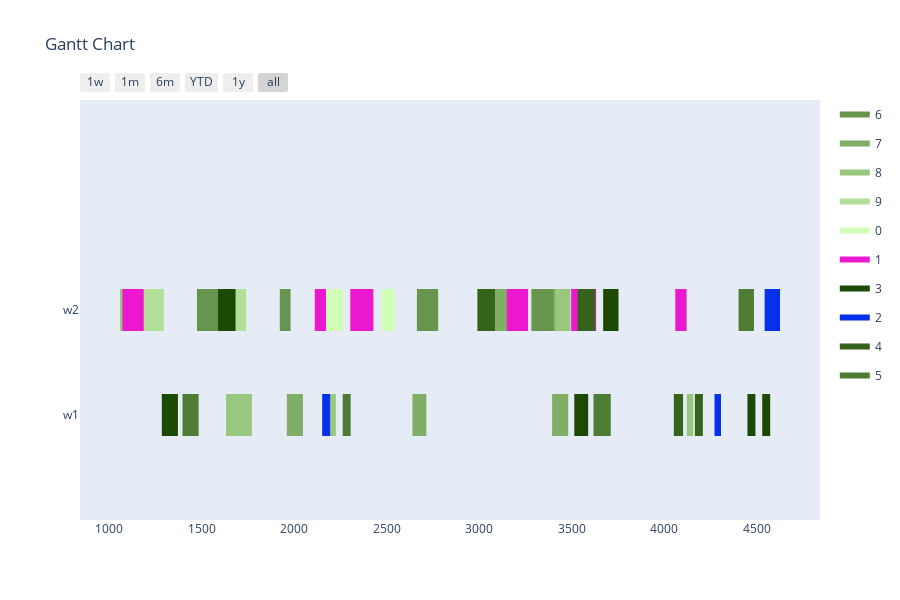

Notebook code for this chart:
### Markdown cell above
Config 4 - Randomized Mutation with "open" Planning Horizon

### Code cell
optimizer = BaseGA(env)
optimizer.configure('tardiness', 'twopointcrossover', 'roulettewheel', 'randomize')
last_time_slot = 0
for order in orders:
    if order[1] > last_time_slot:
        last_time_slot = order[1]
# all parameters after offspring_amount are optional (in this case -> verbose=True)
result, best_fitness_history, average_fitness_history, best_generation_history, feasible_gen = optimizer.optimize(orders, max_generations, earliest_time_slot, last_time_slot, population_size, offspring_amount, verbose=True)
workstation_assignments = reformat_result(result, orders, env)
visualize(workstation_assignments, best_fitness_history, average_fitness_history, best_generation_history, feasible_gen)

### Figure 1 — Plotly figure (JSON) as saved in the notebook; plotly's stock layout.template omitted (floating-point values rounded to 4 significant figures)
{"data": [{"fill": "toself", "fillcolor": "rgb(104, 149, 77)", "hoverinfo": "name", "legendgroup": "rgb(104, 149, 77)", "mode": "none", "name": "6", "type": "scatter", "x": [697, 812, 812, 697, 697, 1474, 1589, 1589, 1474, 1474, 1922, 1980, 1980, 1922, 1922, 509, 649, 649, 509, 509, 2663, 2778, 2778, 2663, 2663, 3335, 3470, 3470, 3335, 3335, 3282, 3407, 3407, 3282], "y": [0.8, 0.8, 1.2, 1.2, null, 0.8, 0.8, 1.2, 1.2, null, 0.8, 0.8, 1.2, 1.2, null, 0.8, 0.8, 1.2, 1.2, null, 0.8, 0.8, 1.2, 1.2, null, 0.8, 0.8, 1.2, 1.2, null, 0.8, 0.8, 1.2, 1.2]}, {"fill": "toself", "fillcolor": "rgb(129, 174, 102)", "hoverinfo": "name", "legendgroup": "rgb(129, 174, 102)", "mode": "none", "name": "7", "type": "scatter", "x": [3402, 3485, 3485, 3402, 3402, 3078, 3161, 3161, 3078, 3078, 2639, 2714, 2714, 2639, 2639, 775, 850, 850, 775, 775, 1960, 2047, 2047, 1960, 1960, 3394, 3481, 3481, 3394], "y": [0.8, 0.8, 1.2, 1.2, null, 0.8, 0.8, 1.2, 1.2, null, -0.2, -0.2, 0.2, 0.2, null, -0.2, -0.2, 0.2, 0.2, null, -0.2, -0.2, 0.2, 0.2, null, -0.2, -0.2, 0.2, 0.2]}, {"fill": "toself", "fillcolor": "rgb(154, 199, 127)", "hoverinfo": "name", "legendgroup": "rgb(154, 199, 127)", "mode": "none", "name": "8", "type": "scatter", "x": [1058, 1153, 1153, 1058, 1058, 3410, 3493, 3493, 3410, 3410, 2182, 2225, 2225, 2182, 2182, 1631, 1706, 1706, 1631, 1631, 1684, 1771, 1771, 1684, 1684, 4122, 4157, 4157, 4122], "y": [0.8, 0.8, 1.2, 1.2, null, 0.8, 0.8, 1.2, 1.2, null, -0.2, -0.2, 0.2, 0.2, null, -0.2, -0.2, 0.2, 0.2, null, -0.2, -0.2, 0.2, 0.2, null, -0.2, -0.2, 0.2, 0.2]}, {"fill": "toself", "fillcolor": "rgb(179, 224, 152)", "hoverinfo": "name", "legendgroup": "rgb(179, 224, 152)", "mode": "none", "name": "9", "type": "scatter", "x": [663, 803, 803, 663, 663, 641, 756, 756, 641, 641, 1682, 1740, 1740, 1682, 1682, 1225, 1283, 1283, 1225, 1225, 544, 679, 679, 544, 544, 1155, 1295, 1295, 1155, 1155, 315, 440, 440, 315], "y": [0.8, 0.8, 1.2, 1.2, null, 0.8, 0.8, 1.2, 1.2, null, 0.8, 0.8, 1.2, 1.2, null, 0.8, 0.8, 1.2, 1.2, null, 0.8, 0.8, 1.2, 1.2, null, 0.8, 0.8, 1.2, 1.2, null, 0.8, 0.8, 1.2, 1.2]}, {"fill": "toself", "fillcolor": "rgb(210, 255, 183)", "hoverinfo": "name", "legendgroup": "rgb(210, 255, 183)", "mode": "none", "name": "0", "type": "scatter", "x": [692, 827, 827, 692, 692, 685, 810, 810, 685, 685, 2483, 2541, 2541, 2483, 2483, 2385, 2428, 2428, 2385, 2385, 2473, 2516, 2516, 2473, 2473, 2139, 2264, 2264, 2139, 2139, 790, 851, 851, 790], "y": [0.8, 0.8, 1.2, 1.2, null, 0.8, 0.8, 1.2, 1.2, null, 0.8, 0.8, 1.2, 1.2, null, 0.8, 0.8, 1.2, 1.2, null, 0.8, 0.8, 1.2, 1.2, null, 0.8, 0.8, 1.2, 1.2, null, 0.8, 0.8, 1.2, 1.2]}, {"fill": "toself", "fillcolor": "rgb(235, 24, 208)", "hoverinfo": "name", "legendgroup": "rgb(235, 24, 208)", "mode": "none", "name": "1", "type": "scatter", "x": [4060, 4121, 4121, 4060, 4060, 3497, 3632, 3632, 3497, 3497, 2111, 2172, 2172, 2111, 2111, 3149, 3264, 3264, 3149, 3149, 1619, 1677, 1677, 1619, 1619, 1071, 1186, 1186, 1071, 1071, 2303, 2428, 2428, 2303], "y": [0.8, 0.8, 1.2, 1.2, null, 0.8, 0.8, 1.2, 1.2, null, 0.8, 0.8, 1.2, 1.2, null, 0.8, 0.8, 1.2, 1.2, null, 0.8, 0.8, 1.2, 1.2, null, 0.8, 0.8, 1.2, 1.2, null, 0.8, 0.8, 1.2, 1.2]}, {"fill": "toself", "fillcolor": "rgb(29, 74, 2)", "hoverinfo": "name", "legendgroup": "rgb(29, 74, 2)", "mode": "none", "name": "3", "type": "scatter", "x": [1588, 1683, 1683, 1588, 1588, 3670, 3753, 3753, 3670, 3670, 3514, 3589, 3589, 3514, 3514, 4530, 4573, 4573, 4530, 4530, 1284, 1371, 1371, 1284, 1284, 4450, 4493, 4493, 4450], "y": [0.8, 0.8, 1.2, 1.2, null, 0.8, 0.8, 1.2, 1.2, null, -0.2, -0.2, 0.2, 0.2, null, -0.2, -0.2, 0.2, 0.2, null, -0.2, -0.2, 0.2, 0.2, null, -0.2, -0.2, 0.2, 0.2]}, {"fill": "toself", "fillcolor": "rgb(4, 49, 233)", "hoverinfo": "name", "legendgroup": "rgb(4, 49, 233)", "mode": "none", "name": "2", "type": "scatter", "x": [363, 446, 446, 363, 363, 4543, 4626, 4626, 4543, 4543, 769, 844, 844, 769, 769, 2151, 2194, 2194, 2151, 2151, 577, 652, 652, 577, 577, 4272, 4307, 4307, 4272], "y": [0.8, 0.8, 1.2, 1.2, null, 0.8, 0.8, 1.2, 1.2, null, -0.2, -0.2, 0.2, 0.2, null, -0.2, -0.2, 0.2, 0.2, null, -0.2, -0.2, 0.2, 0.2, null, -0.2, -0.2, 0.2, 0.2]}, {"fill": "toself", "fillcolor": "rgb(54, 99, 27)", "hoverinfo": "name", "legendgroup": "rgb(54, 99, 27)", "mode": "none", "name": "4", "type": "scatter", "x": [2990, 3085, 3085, 2990, 2990, 3532, 3627, 3627, 3532, 3532, 4166, 4209, 4209, 4166, 4166, 4052, 4095, 4095, 4052, 4052, 4059, 4102, 4102, 4059, 4059, 600, 687, 687, 600], "y": [0.8, 0.8, 1.2, 1.2, null, 0.8, 0.8, 1.2, 1.2, null, -0.2, -0.2, 0.2, 0.2, null, -0.2, -0.2, 0.2, 0.2, null, -0.2, -0.2, 0.2, 0.2, null, -0.2, -0.2, 0.2, 0.2]}, {"fill": "toself", "fillcolor": "rgb(79, 124, 52)", "hoverinfo": "name", "legendgroup": "rgb(79, 124, 52)", "mode": "none", "name": "5", "type": "scatter", "x": [4402, 4485, 4485, 4402, 4402, 3618, 3693, 3693, 3618, 3618, 1396, 1483, 1483, 1396, 1396, 3624, 3711, 3711, 3624, 3624, 2262, 2305, 2305, 2262, 2262, 361, 448, 448, 361], "y": [0.8, 0.8, 1.2, 1.2, null, -0.2, -0.2, 0.2, 0.2, null, -0.2, -0.2, 0.2, 0.2, null, -0.2, -0.2, 0.2, 0.2, null, -0.2, -0.2, 0.2, 0.2, null, -0.2, -0.2, 0.2, 0.2]}, {"legendgroup": "rgb(104, 149, 77)", "marker": {"color": "rgb(104, 149, 77)", "opacity": 0, "size": 1}, "mode": "markers", "name": "", "showlegend": false, "text": [null, null, null, null, null, null, null, null, null, null, null, null, null, null], "type": "scatter", "x": [697, 812, 1474, 1589, 1922, 1980, 509, 649, 2663, 2778, 3335, 3470, 3282, 3407], "y": [1, 1, 1, 1, 1, 1, 1, 1, 1, 1, 1, 1, 1, 1]}, {"legendgroup": "rgb(129, 174, 102)", "marker": {"color": "rgb(129, 174, 102)", "opacity": 0, "size": 1}, "mode": "markers", "name": "", "showlegend": false, "text": [null, null, null, null, null, null, null, null, null, null, null, null], "type": "scatter", "x": [3402, 3485, 3078, 3161, 2639, 2714, 775, 850, 1960, 2047, 3394, 3481], "y": [1, 1, 1, 1, 0, 0, 0, 0, 0, 0, 0, 0]}, {"legendgroup": "rgb(154, 199, 127)", "marker": {"color": "rgb(154, 199, 127)", "opacity": 0, "size": 1}, "mode": "markers", "name": "", "showlegend": false, "text": [null, null, null, null, null, null, null, null, null, null, null, null], "type": "scatter", "x": [1058, 1153, 3410, 3493, 2182, 2225, 1631, 1706, 1684, 1771, 4122, 4157], "y": [1, 1, 1, 1, 0, 0, 0, 0, 0, 0, 0, 0]}, {"legendgroup": "rgb(179, 224, 152)", "marker": {"color": "rgb(179, 224, 152)", "opacity": 0, "size": 1}, "mode": "markers", "name": "", "showlegend": false, "text": [null, null, null, null, null, null, null, null, null, null, null, null, null, null], "type": "scatter", "x": [663, 803, 641, 756, 1682, 1740, 1225, 1283, 544, 679, 1155, 1295, 315, 440], "y": [1, 1, 1, 1, 1, 1, 1, 1, 1, 1, 1, 1, 1, 1]}, {"legendgroup": "rgb(210, 255, 183)", "marker": {"color": "rgb(210, 255, 183)", "opacity": 0, "size": 1}, "mode": "markers", "name": "", "showlegend": false, "text": [null, null, null, null, null, null, null, null, null, null, null, null, null, null], "type": "scatter", "x": [692, 827, 685, 810, 2483, 2541, 2385, 2428, 2473, 2516, 2139, 2264, 790, 851], "y": [1, 1, 1, 1, 1, 1, 1, 1, 1, 1, 1, 1, 1, 1]}, {"legendgroup": "rgb(235, 24, 208)", "marker": {"color": "rgb(235, 24, 208)", "opacity": 0, "size": 1}, "mode": "markers", "name": "", "showlegend": false, "text": [null, null, null, null, null, null, null, null, null, null, null, null, null, null], "type": "scatter", "x": [4060, 4121, 3497, 3632, 2111, 2172, 3149, 3264, 1619, 1677, 1071, 1186, 2303, 2428], "y": [1, 1, 1, 1, 1, 1, 1, 1, 1, 1, 1, 1, 1, 1]}, {"legendgroup": "rgb(29, 74, 2)", "marker": {"color": "rgb(29, 74, 2)", "opacity": 0, "size": 1}, "mode": "markers", "name": "", "showlegend": false, "text": [null, null, null, null, null, null, null, null, null, null, null, null], "type": "scatter", "x": [1588, 1683, 3670, 3753, 3514, 3589, 4530, 4573, 1284, 1371, 4450, 4493], "y": [1, 1, 1, 1, 0, 0, 0, 0, 0, 0, 0, 0]}, {"legendgroup": "rgb(4, 49, 233)", "marker": {"color": "rgb(4, 49, 233)", "opacity": 0, "size": 1}, "mode": "markers", "name": "", "showlegend": false, "text": [null, null, null, null, null, null, null, null, null, null, null, null], "type": "scatter", "x": [363, 446, 4543, 4626, 769, 844, 2151, 2194, 577, 652, 4272, 4307], "y": [1, 1, 1, 1, 0, 0, 0, 0, 0, 0, 0, 0]}, {"legendgroup": "rgb(54, 99, 27)", "marker": {"color": "rgb(54, 99, 27)", "opacity": 0, "size": 1}, "mode": "markers", "name": "", "showlegend": false, "text": [null, null, null, null, null, null, null, null, null, null, null, null], "type": "scatter", "x": [2990, 3085, 3532, 3627, 4166, 4209, 4052, 4095, 4059, 4102, 600, 687], "y": [1, 1, 1, 1, 0, 0, 0, 0, 0, 0, 0, 0]}, {"legendgroup": "rgb(79, 124, 52)", "marker": {"color": "rgb(79, 124, 52)", "opacity": 0, "size": 1}, "mode": "markers", "name": "", "showlegend": false, "text": [null, null, null, null, null, null, null, null, null, null, null, null], "type": "scatter", "x": [4402, 4485, 3618, 3693, 1396, 1483, 3624, 3711, 2262, 2305, 361, 448], "y": [1, 1, 0, 0, 0, 0, 0, 0, 0, 0, 0, 0]}], "layout": {"height": 600, "hovermode": "closest", "showlegend": true, "title": {"text": "Gantt Chart"}, "xaxis": {"rangeselector": {"buttons": [{"count": 7, "label": "1w", "step": "day", "stepmode": "backward"}, {"count": 1, "label": "1m", "step": "month", "stepmode": "backward"}, {"count": 6, "label": "6m", "step": "month", "stepmode": "backward"}, {"count": 1, "label": "YTD", "step": "year", "stepmode": "todate"}, {"count": 1, "label": "1y", "step": "year", "stepmode": "backward"}, {"step": "all"}]}, "showgrid": false, "type": "date", "zeroline": false}, "yaxis": {"autorange": false, "range": [-1, 3], "showgrid": false, "ticktext": ["w1", "w2"], "tickvals": [0, 1], "zeroline": false}}}
